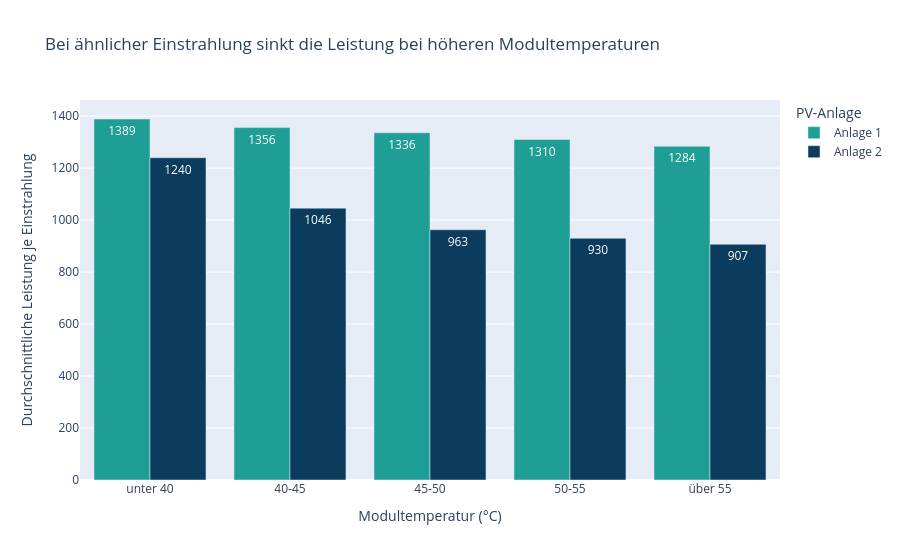

Source (notebook cell):
### Code cell
fig = px.bar(
    temperatur_vergleich_df,
    x="temp_klasse",
    y="durchschnitt_leistung_je_einstrahlung",
    color="anlage",
    color_discrete_map=FARBEN,
    barmode="group",
    title=(
        "Bei ähnlicher Einstrahlung sinkt die Leistung "
        "bei höheren Modultemperaturen"
    ),
    labels={
        "temp_klasse": "Modultemperatur (°C)",
        "durchschnitt_leistung_je_einstrahlung":
            "Durchschnittliche Leistung je Einstrahlung",
        "anlage": "PV-Anlage"
    },
    text_auto=".0f"
)

fig.show()

### Figure 1 — Plotly figure (JSON) as saved in the notebook; plotly's stock layout.template omitted (floating-point values rounded to 4 significant figures)
{"data": [{"alignmentgroup": "True", "hovertemplate": "PV-Anlage=Anlage 1<br>Modultemperatur (°C)=%{x}<br>Durchschnittliche Leistung je Einstrahlung=%{y}<extra></extra>", "legendgroup": "Anlage 1", "marker": {"color": "#1F9E96", "pattern": {"shape": ""}}, "name": "Anlage 1", "offsetgroup": "Anlage 1", "orientation": "v", "showlegend": true, "textposition": "auto", "texttemplate": "%{y:.0f}", "type": "bar", "x": ["unter 40", "40-45", "45-50", "50-55", "über 55"], "xaxis": "x", "y": [1389.0, 1356.0, 1336.0, 1310.0, 1284.0], "yaxis": "y"}, {"alignmentgroup": "True", "hovertemplate": "PV-Anlage=Anlage 2<br>Modultemperatur (°C)=%{x}<br>Durchschnittliche Leistung je Einstrahlung=%{y}<extra></extra>", "legendgroup": "Anlage 2", "marker": {"color": "#0B3C5D", "pattern": {"shape": ""}}, "name": "Anlage 2", "offsetgroup": "Anlage 2", "orientation": "v", "showlegend": true, "textposition": "auto", "texttemplate": "%{y:.0f}", "type": "bar", "x": ["unter 40", "40-45", "45-50", "50-55", "über 55"], "xaxis": "x", "y": [1240.0, 1046.0, 963.0, 930.0, 907.0], "yaxis": "y"}], "layout": {"barmode": "group", "legend": {"title": {"text": "PV-Anlage"}, "tracegroupgap": 0}, "title": {"text": "Bei ähnlicher Einstrahlung sinkt die Leistung bei höheren Modultemperaturen"}, "xaxis": {"anchor": "y", "domain": [0, 1], "title": {"text": "Modultemperatur (°C)"}}, "yaxis": {"anchor": "x", "domain": [0, 1], "title": {"text": "Durchschnittliche Leistung je Einstrahlung"}}}}
